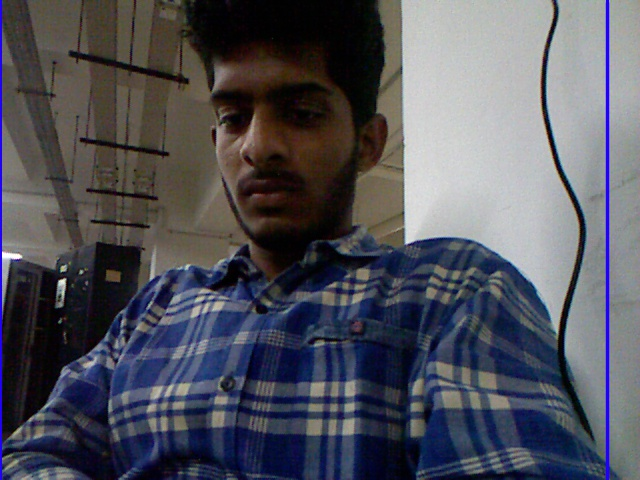
#> input picture miniproject/imagenew.jpg, 640 x 480 px
$ python maincode.py
#> lines starting #> are read from the running program, lines starting #| are printed output that depends on the picture; after the words box and inside, x2 and y2 are one past the last pixel; in counts of white or black regions, pixels touching at a corner belong together
import cv2
import imutils
image = cv2.imread("imagenew.jpg")
#> image is the input picture: shape (480, 640, 3); mean B, G, R 90.9, 82, 81.6
gray = cv2.cvtColor(image, cv2.COLOR_BGR2GRAY)
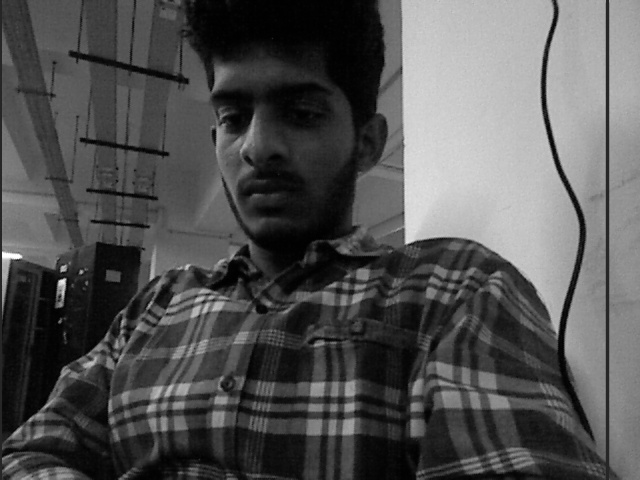
#> gray: shape (480, 640); min 0, max 255, mean 82.9
blurred = cv2.GaussianBlur(gray, (5, 5), 0)
thresh = cv2.threshold(blurred, 60, 255, cv2.THRESH_BINARY)[1]
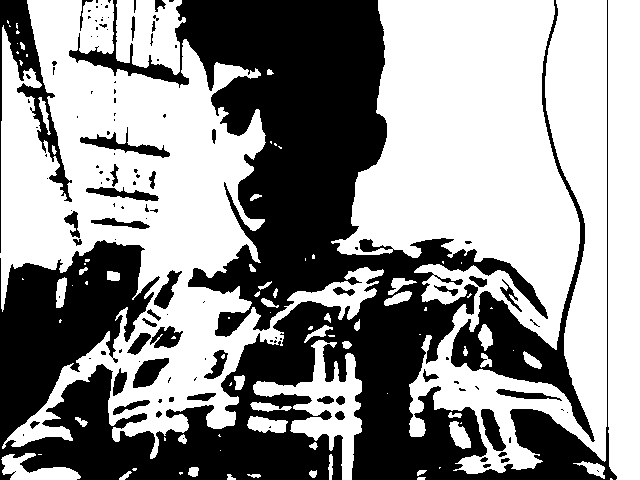
#> thresh: shape (480, 640); 57.3% white; 124 black regions (80 under 20 px)
cnts = cv2.findContours(thresh.copy(), cv2.RETR_EXTERNAL,
	cv2.CHAIN_APPROX_SIMPLE)
#> cnts = 87 contours, 46 with area under 20; largest, box (x1, y1, x2, y2) and area: (331, 0, 607, 474) 79716, (0, 0, 384, 459) 69913, (608, 0, 640, 480) 14741, (253, 340, 362, 480) 4676, (116, 0, 186, 75) 3768
cnts = imutils.grab_contours(cnts)

for c in cnts:
	# compute the center of the contour
	M = cv2.moments(c)
#> (the run stopped early here; a loop or call above may not have finished)
